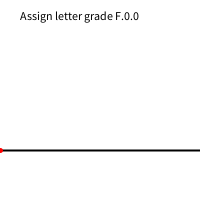
Frame 1 (no input)
Frame 60 (the mouse pressed at the canvas centre just before this capture): identical to frame 1, image omitted
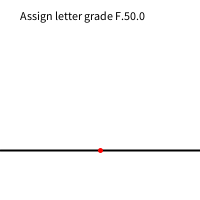
Frame 120 (the mouse held since frame 60 and released just before this capture)

The Processing sketch that drew these frames (run headless with seeded random() and noise(); from frame 60 on, the mouse is pressed at the canvas centre):

// Processing sketch: gradeScale
// ── gradeScale.pde
void setup() {
  size(200, 200);
}

void draw() {
  background(255);
  stroke(0);
  strokeWeight(2);
  line(0,150,width,150);
  stroke(255,0,0);
  strokeWeight(5);
  point(mouseX,150);
  displayGrade(mouseX/2);
}




void displayGrade(float grade) {
  fill(0);
  if (grade>=94) {
    text("Assign letter grade A." + grade,20,20);
  } else if (grade<94 && grade>=89) {
    text("Assign letter grade A-." + grade,20,20);
  } else if (grade<89 && grade>=87) {
    text("Assign letter grade B+." + grade,20,20);
  } else if (grade<87 && grade>=83) {
    text("Assign letter grade B." + grade,20,20);
  } else if (grade<83 && grade>=80) {
    text("Assign letter grade B-." + grade,20,20);
  } else if (grade<80 && grade>=77) {
    text("Assign letter grade C+." + grade,20,20);
  } else if (grade<77 && grade>=73) {
    text("Assign letter grade C." + grade,20,20);
  } else if (grade<73 && grade>=70) {
    text("Assign letter grade C-." + grade,20,20);
  } else if (grade<70 && grade>=67) {
    text("Assign letter grade D+." + grade,20,20);
  } else if (grade<67 && grade>=63) {
    text("Assign letter grade D." + grade,20,20);
  } else if (grade<63 && grade>=60) {
    text("Assign letter grade D-." + grade,20,20);
  } else { //Catch all
    text("Assign letter grade F." + grade,20,20);
  }
}
